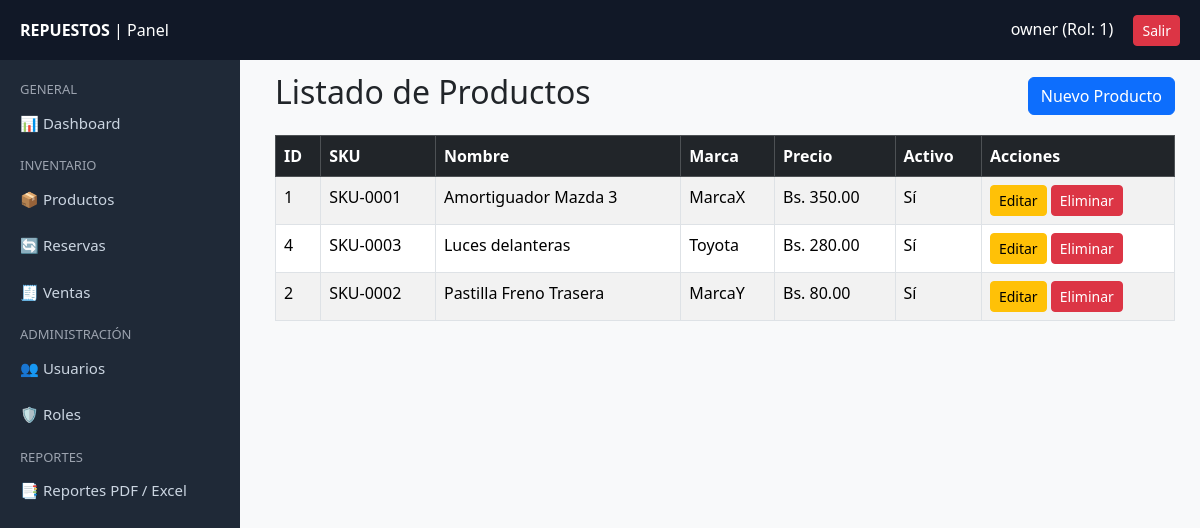
/public/productos (signed in), run on the app's committed database.
### tables this page shows
CREATE TABLE `products` (
  `id` int(11) NOT NULL,
  `sku` varchar(80) NOT NULL,
  `name` varchar(255) NOT NULL,
  `description` text DEFAULT NULL,
  `category_id` int(11) DEFAULT NULL,
  `brand` varchar(100) DEFAULT NULL,
  `cost` decimal(12,2) DEFAULT 0.00,
  `price` decimal(12,2) NOT NULL DEFAULT 0.00,
  `min_stock` int(11) DEFAULT 1,
  `is_active` tinyint(1) DEFAULT 1,
  `visible_public` tinyint(1) DEFAULT 1,
  `created_at` timestamp NOT NULL DEFAULT current_timestamp(),
  `updated_at` timestamp NULL DEFAULT NULL ON UPDATE current_timestamp()
);

### app/controllers/ProductController.php (called while the page is built, shortened)
<?php
require_once __DIR__ . '/../models/Product.php';
class ProductController
{
    public function index()
    {
        $model = new Product();
        $products = $model->all(200);
        include __DIR__ . '/../../views/products/list.php';
        include __DIR__ . '/../../views/layouts/app.php';
    }
}

### app/models/Product.php (called while the page is built, shortened)
<?php
require_once __DIR__ . '/../config/database.php';
class Product
{
    private $conn;
    public function __construct()
    {
        $db = new Database();
        $this->conn = $db->connect();
    }
    public function all($limit = 100, $offset = 0)
    {
        $stmt = $this->conn->prepare("SELECT p.*, c.name as category_name FROM products p LEFT JOIN categories c ON c.id=p.category_id ORDER BY p.name LIMIT :lim OFFSET :off");
        $stmt->bindValue(':lim', (int)$limit, PDO::PARAM_INT);
        $stmt->bindValue(':off', (int)$offset, PDO::PARAM_INT);
        $stmt->execute();
        return $stmt->fetchAll(PDO::FETCH_ASSOC);
    }
}

### app/config/database.php (called while the page is built, shortened)
<?php
class Database {
    private $host = "localhost";
    private $dbname = "repuestos_db";
    private $username = "root";
    private $password = "";
    public function connect() {
        try {
            $this->conn = new PDO(
                "mysql:host={$this->host};dbname={$this->dbname};charset=utf8",
                $this->username,
                $this->password
            );
            $this->conn->setAttribute(PDO::ATTR_ERRMODE, PDO::ERRMODE_EXCEPTION);
            return $this->conn;
        } catch (PDOException $e) {
            die("❌ Error de conexión: " . $e->getMessage());
        }
    }
}

### views/products/list.php (the view, shortened to what this page needs)
<!DOCTYPE html>
<html lang="es">
<head>
    <link href="https://cdn.jsdelivr.net/npm/bootstrap@5.3.2/dist/css/bootstrap.min.css" rel="stylesheet">
</head>
<br></br>
<body class="bg-light">
<div class="d-flex justify-content-between align-items-center mb-3">
    <h2>Listado de Productos</h2>
    <a href="/Repuestos/public/productos/create" class="btn btn-primary">Nuevo Producto</a>
</div>
<table class="table table-bordered table-striped">
    <thead class="table-dark">
        <tr>
            <th>ID</th>
            <th>SKU</th>
            <th>Nombre</th>
            <th>Marca</th>
            <th>Precio</th>
            <th>Activo</th>
            <th>Acciones</th>
        </tr>
    </thead>
    <tbody>
    <?php foreach ($products as $p): ?>
        <tr>
            <td><?= $p['id'] ?></td>
            <td><?= $p['sku'] ?></td>
            <td><?= $p['name'] ?></td>
            <td><?= $p['brand'] ?></td>
            <td>Bs. <?= number_format($p['price'], 2) ?></td>
            <td><?= $p['is_active'] ? 'Sí' : 'No' ?></td>
            <td>
                <a href="/Repuestos/public/productos/edit?id=<?= $p['id'] ?>" class="btn btn-sm btn-warning">Editar</a>
                <form method="POST" action="/Repuestos/public/productos/delete"
                      style="display:inline-block"
                      onsubmit="return confirm('¿Eliminar producto?')">
                    <button class="btn btn-sm btn-danger">Eliminar</button>
                </form>
            </td>
        </tr>
    <?php endforeach; ?>
    </tbody>
</table>
</body>
</html>

### views/layouts/app.php (style rules this page uses)
body { background: #f5f6fa; }

### data on the page
products: id "1", sku "SKU-0001", name "Amortiguador Mazda 3", brand "MarcaX", price "350.00", is_active "Sí"
products: id "4", sku "SKU-0003", name "Luces delanteras", brand "Toyota", price "280.00", is_active "Sí"
products: id "2", sku "SKU-0002", name "Pastilla Freno Trasera", brand "MarcaY", price "80.00", is_active "Sí"

### other printed values
$_SESSION["username"] "owner"
$_SESSION["role"] "1"
